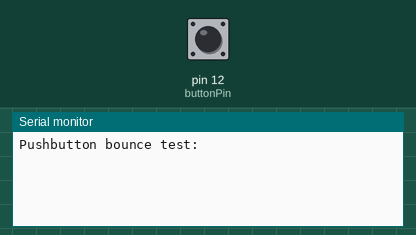
This sketch was run on a simulated Arduino Uno, built with avr-gcc and run on an emulated ATmega328P. Parts: the last lines printed to the serial monitor. The test bench sets the inputs (shaded band); at power-on: pin 12 (buttonPin) HIGH.

Above: at 1.2 s.
1.3 s: pin 12 (buttonPin) pulled LOW for 0.15 s
At 2.6 s:
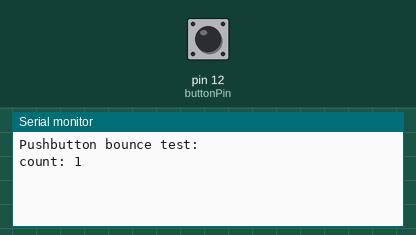
2.9 s: pin 12 (buttonPin) pulled LOW for 1 s
At 3.9 s:
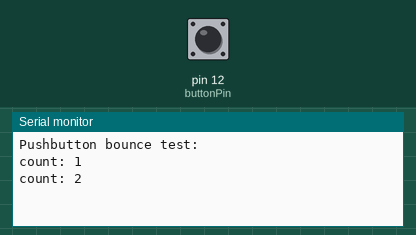
5.4 s: pin 12 (buttonPin) pulled LOW for 0.15 s
At 5.9 s:
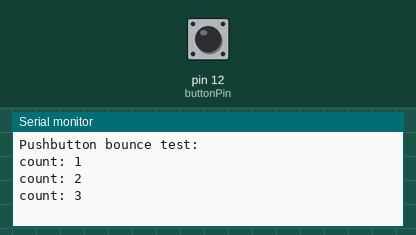

The sketch:

button_bounce.ino
```cpp
const int buttonPin = 12;

void setup() {
  pinMode(buttonPin, INPUT_PULLUP);
  Serial.begin(57600);
  Serial.println("Pushbutton bounce test:");
}

byte previousState = HIGH;         // what state was the button last time
unsigned int count = 0;            // how many times has it changed to low
unsigned long countAt = 0;         // when count changed
unsigned int countPrinted = 0;     // last count printed

void loop() {
  byte buttonState = digitalRead(buttonPin);
  if (buttonState != previousState) {
    if (buttonState == LOW) {
      count = count + 1;
      countAt = millis();
    }
    previousState = buttonState;
  } else {
    if (count != countPrinted) {
      unsigned long nowMillis = millis();
      if (nowMillis - countAt > 100) {
        Serial.print("count: ");
        Serial.println(count);
        countPrinted = count;
      }
    }
  }
}
```

Measured:
- after the input at 1.3 s, the serial monitor: prints a new line after 0.10 s (image 1)
- after the input at 2.9 s, the serial monitor: prints a new line after 0.10 s (image 2)
- after the input at 5.4 s, the serial monitor: prints a new line after 0.10 s (image 3)
